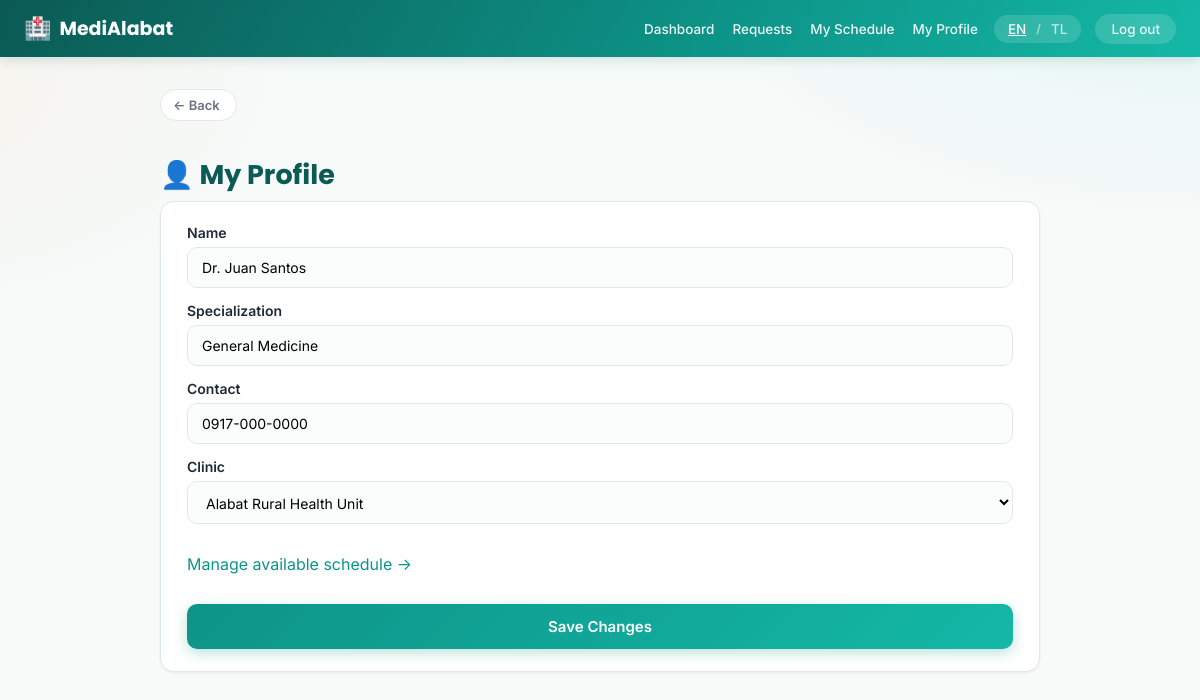
/staff/profile (signed in), run on the app's committed database.
### tables this page shows
CREATE TABLE users (
    id INTEGER PRIMARY KEY AUTOINCREMENT,
    role TEXT NOT NULL CHECK(role IN ('patient', 'staff')),
    full_name TEXT NOT NULL,
    email TEXT UNIQUE NOT NULL,
    password_hash TEXT NOT NULL,
    contact_number TEXT,
    created_at TEXT DEFAULT CURRENT_TIMESTAMP
);

CREATE TABLE staff_profiles (
    user_id INTEGER PRIMARY KEY REFERENCES users(id) ON DELETE CASCADE,
    specialization TEXT,
    clinic_id INTEGER REFERENCES clinics(id)
);

CREATE TABLE clinics (
    id INTEGER PRIMARY KEY AUTOINCREMENT,
    name TEXT NOT NULL,
    address TEXT
);

### app.py (the view, shortened to what this page needs)
@app.route("/staff/profile", methods=["GET", "POST"])
@login_required(role="staff")
def staff_profile(user):
    conn = get_db()
    profile = conn.execute("SELECT * FROM staff_profiles WHERE user_id=?", (user["id"],)).fetchone()
    clinics = conn.execute("SELECT * FROM clinics ORDER BY name").fetchall()
    conn.close()
    return render_template("staff/profile.html", profile=profile, clinics=clinics)

### app.py (called while the page is built)
def current_user():
    if "user_id" not in session:
        return None
    conn = get_db()
    user = conn.execute("SELECT * FROM users WHERE id = ?", (session["user_id"],)).fetchone()
    conn.close()
    return user

def current_lang():
    return session.get("lang", DEFAULT_LANG)

@app.context_processor
def inject_globals():
    lang = current_lang()
    return {
        "current_user": current_user(),
        "current_lang": lang,
        "t": lambda key, **kwargs: _t(key, lang=lang, **kwargs),
    }

def login_required(role=None):
    def decorator(view):
        @functools.wraps(view)
        def wrapped(*args, **kwargs):
            user = current_user()
            if user is None:
                return redirect(url_for("login"))
            if role and user["role"] != role:
                abort(403)
            return view(user, *args, **kwargs)
        return wrapped
    return decorator

### db.py (called while the page is built)
def get_db():
    conn = sqlite3.connect(DB_PATH)
    conn.row_factory = sqlite3.Row
    conn.execute("PRAGMA foreign_keys = ON")
    return conn

### translations.py (called while the page is built)
def t(key, lang="en", **kwargs):
    entry = TRANSLATIONS.get(key)
    if not entry:
        return key
    text = entry.get(lang) or entry.get(DEFAULT_LANG) or key
    if kwargs:
        try:
            text = text.format(**kwargs)
        except (KeyError, IndexError):
            pass
    return text

### templates/staff/profile.html (shortened to what this page needs)
{% extends "base.html" %}
{% block content %}
<h1 class="fade-in">👤 {{ t('staff.profile_title') }}</h1>
<form method="POST" class="stack-form card fade-in">
    <label>{{ t('staff.name') }}
        <input type="text" name="full_name" value="{{ current_user.full_name }}" required>
    </label>
    <label>{{ t('staff.specialization') }}
        <input type="text" name="specialization" value="{{ profile.specialization or '' }}">
    </label>
    <label>{{ t('staff.contact') }}
        <input type="text" name="contact_number" value="{{ current_user.contact_number or '' }}">
    </label>
    <label>{{ t('staff.clinic') }}
        <select name="clinic_id">
            {% for c in clinics %}
            <option value="{{ c.id }}" {% if profile.clinic_id == c.id %}selected{% endif %}>{{ c.name }}</option>
            {% endfor %}
        </select>
    </label>
    <p><a href="{{ url_for('staff_schedule') }}">{{ t('staff.manage_schedule_link') }}</a></p>
    <button type="submit" class="btn-primary">{{ t('profile.save_changes') }}</button>
</form>
{% endblock %}

### static/style.css (style rules this page uses)
:root { --primary: #0d9488; --primary-dark: #0f766e; --primary-darker: #0b5a54; --accent: #2dd4bf; --accent-warm: #fb923c; --bg: #f6faf9; --card-bg: #ffffff; --text: #1f2937; --muted: #6b7280; --danger: #dc2626; --border: #e2e8e7; --radius: 14px; --radius-lg: 20px; --shadow-sm: 0 1px 3px rgba(15, 23, 42, 0.06); --shadow-md: 0 8px 24px rgba(13, 148, 136, 0.10); --shadow-lg: 0 16px 40px rgba(13, 148, 136, 0.16); }
* { box-sizing: border-box; overflow-wrap: break-word; }
body { margin: 0; font-family: 'Inter', system-ui, -apple-system, sans-serif; background: radial-gradient(900px 500px at 100% -10%, rgba(45, 212, 191, 0.10), transparent 60%), radial-gradient(700px 400px at -10% 10%, rgba(251, 146, 60, 0.07), transparent 60%), var(--bg); background-attachment: fixed; color: var(--text); -webkit-font-smoothing: antialiased; }
h1, h2, h3, .brand, .brand-lg { font-family: 'Poppins', 'Inter', system-ui, sans-serif; }
a { color: var(--primary); text-decoration: none; transition: color 0.15s ease; }
.fade-in { animation: fadeInUp 0.35s ease both; }
h1 { font-size: 27px; margin-bottom: 6px; font-weight: 700; color: var(--primary-darker); }
.card { background: var(--card-bg); border: 1px solid var(--border); border-radius: var(--radius); padding: 22px 26px; margin-bottom: 20px; box-shadow: var(--shadow-sm); transition: box-shadow 0.2s ease, transform 0.2s ease; }
.stack-form { display: flex; flex-direction: column; gap: 14px; }
.stack-form label { display: flex; flex-direction: column; gap: 6px; font-size: 14px; font-weight: 600; color: var(--text); }
input, select, textarea { padding: 11px 14px; border: 1.5px solid var(--border); border-radius: 10px; font-size: 14px; font-family: inherit; background: #fbfdfd; transition: border-color 0.15s ease, box-shadow 0.15s ease; }
button { font-family: inherit; cursor: pointer; }
.btn-primary { background: linear-gradient(135deg, var(--primary), #14b8a6); color: white; border: none; padding: 13px 24px; border-radius: 10px; font-size: 15px; font-weight: 600; display: inline-block; text-align: center; box-shadow: 0 4px 14px rgba(13, 148, 136, 0.28); transition: transform 0.15s ease, box-shadow 0.15s ease; }

### data on the page
users: full_name "Dr. Juan Santos", contact_number "0917-000-0000"
staff_profiles: specialization "General Medicine", clinic_id "Alabat Rural Health Unit"

### other printed values
{{ t('nav.dashboard') }} "Dashboard"
{{ t('nav.requests') }} "Requests"
{{ t('nav.my_schedule') }} "My Schedule"
{{ t('nav.my_profile') }} "My Profile"
{{ t('nav.logout') }} "Log out"
{{ t('nav.back') }} "Back"
{{ t('staff.profile_title') }} "My Profile"
{{ t('staff.name') }} "Name"
{{ t('staff.specialization') }} "Specialization"
{{ t('staff.contact') }} "Contact"
{{ t('staff.clinic') }} "Clinic"
{{ t('staff.manage_schedule_link') }} "Manage available schedule →"
{{ t('profile.save_changes') }} "Save Changes"
